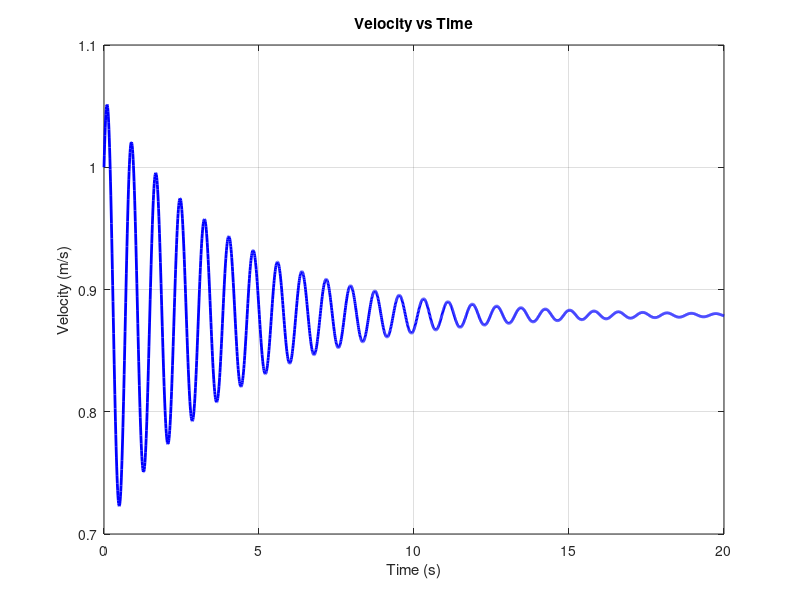
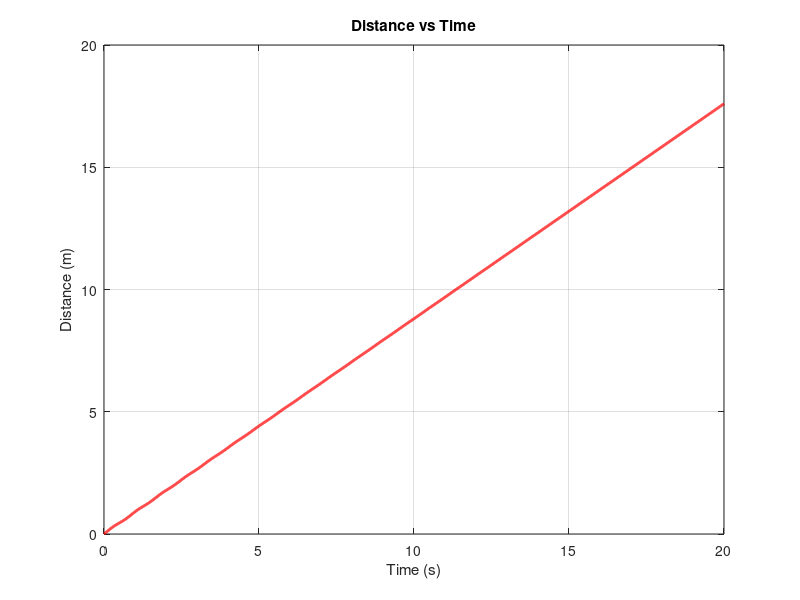

MATLAB code for these plots, in order:
%Q2: RK4 to solve velocity and Simpson's 1/3 Rule to find distance
clc;
clear;
close all;
%given parameters
u0 = 1;            %initial velocity (m/s)
t0 = 0;            %initial time (s)
T = 20;            %final time (s)
dt = 0.01;         %time step (s)
N = (T - t0) / dt; %number of steps
%preallocate arrays
t = linspace(t0, T, N+1);
u = zeros(1, N+1);
u(1) = u0;
%derivative function (du/dt)
f = @(t, u) exp(-0.25*t) * cos(8*t) - exp(-0.25*t) * sin(8*t);
%solve using RK4
for i = 1:N
    k1 = f(t(i), u(i));
    k2 = f(t(i) + dt/2, u(i) + k1*dt/2);
    k3 = f(t(i) + dt/2, u(i) + k2*dt/2);
    k4 = f(t(i) + dt, u(i) + k3*dt);
    
    u(i+1) = u(i) + (dt/6)*(k1 + 2*k2 + 2*k3 + k4);
end
%use Simpson's 1/3 rule to find distance
%s = integral of |u| over time
%check that N is even 
if mod(N, 2) ~= 0
    error('Number of intervals must be even for Simpson''s 1/3 rule.');
end
%apply Simpson's 1/3 rule to calculate distance
s = zeros(1, N+1);
for i = 3:2:N+1
    s(i) = s(i-2) + (dt/3)*(abs(u(i-2)) + 4*abs(u(i-1)) + abs(u(i)));
end
%fill in the intermediate points (even indices except 1)
for i = 2:2:N
    s(i) = s(i-1) + (dt/2)*(abs(u(i-1)) + abs(u(i)));
end
%plot Velocity vs Time
figure;
plot(t, u, 'b', 'LineWidth', 2);
xlabel('Time (s)');
ylabel('Velocity (m/s)');
title('Velocity vs Time');
grid on;
%plot Distance vs Time
figure;
plot(t, s, 'r', 'LineWidth', 2);
xlabel('Time (s)');
ylabel('Distance (m)');
title('Distance vs Time');
grid on;
%display final distance traveled
fprintf('Total distance traveled in %.2f seconds: %.4f meters\n', T, s(end));
